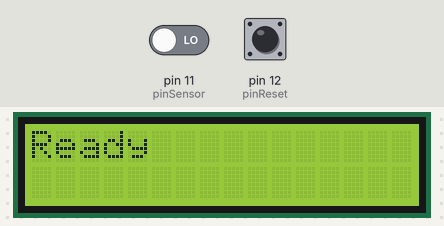
Recording of a sketch running on a simulated Arduino Uno, built with avr-gcc and run on an emulated ATmega328P. On the bench: 16×2 character LCD. The test bench sets the inputs (shaded band); at power-on: pin 12 (pinReset) HIGH, pin 11 (pinSensor) LOW.

Above: at 0.1 s.
At 3.2 s:
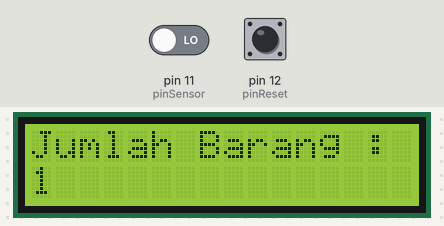
3.3 s: pin 12 (pinReset) pulled LOW for 0.35 s
At 4.5 s:
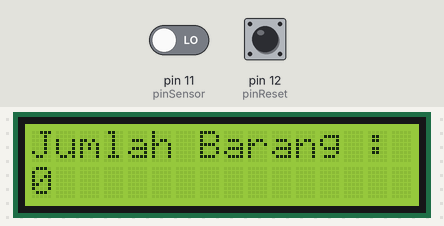
Timing chart, 0 to 6.3 s (numbered marks = the images above; inputs shaded):
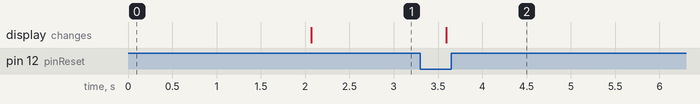

The sketch:

code.ino
```cpp
#include <LiquidCrystal.h>

LiquidCrystal lcd(2, 3, 4, 5, 6, 7);
const int pinSensor = 11;
const int pinReset = 12;
int hitung = 0;
int kondisi1 = 0;
int status1;

void setup() {
    pinMode(pinReset, INPUT_PULLUP);
    pinMode(pinSensor, INPUT);
    digitalWrite(pinReset, HIGH);
    lcd.begin(16, 2);
    lcd.clear();
    lcd.setCursor(0, 0);
    lcd.print("Ready");
    delay(2000);
    }

void loop() {
    hitung = constrain(hitung, 0, 1000);
    status1 = digitalRead(pinSensor);
    if (status1 == HIGH) {  // apabila ada benda yang lewat, counter bertambah
        hitung = hitung;
        kondisi1 = 0;
    }
    else if (status1 == LOW && kondisi1 == 0) {
        hitung += 1;
        kondisi1 = 1;
    }
    else if (status1 == LOW && kondisi1 == 1) {
        hitung = hitung;
        kondisi1 = 1;
    }
    if (digitalRead(pinReset) == LOW)  { //apabila tombol reset dipencet nilai = 0
        hitung = 0;
    }
    else  {
        hitung = hitung;
    }
    lcd.clear();
    lcd.setCursor(0, 0);
    lcd.print("Jumlah Barang : ");
    lcd.setCursor(0, 1);
    lcd.print(hitung);
    delay(300);
}
```

Measured:
- after the input at 3.3 s, the display: changes after 0.29 s (image 2)
